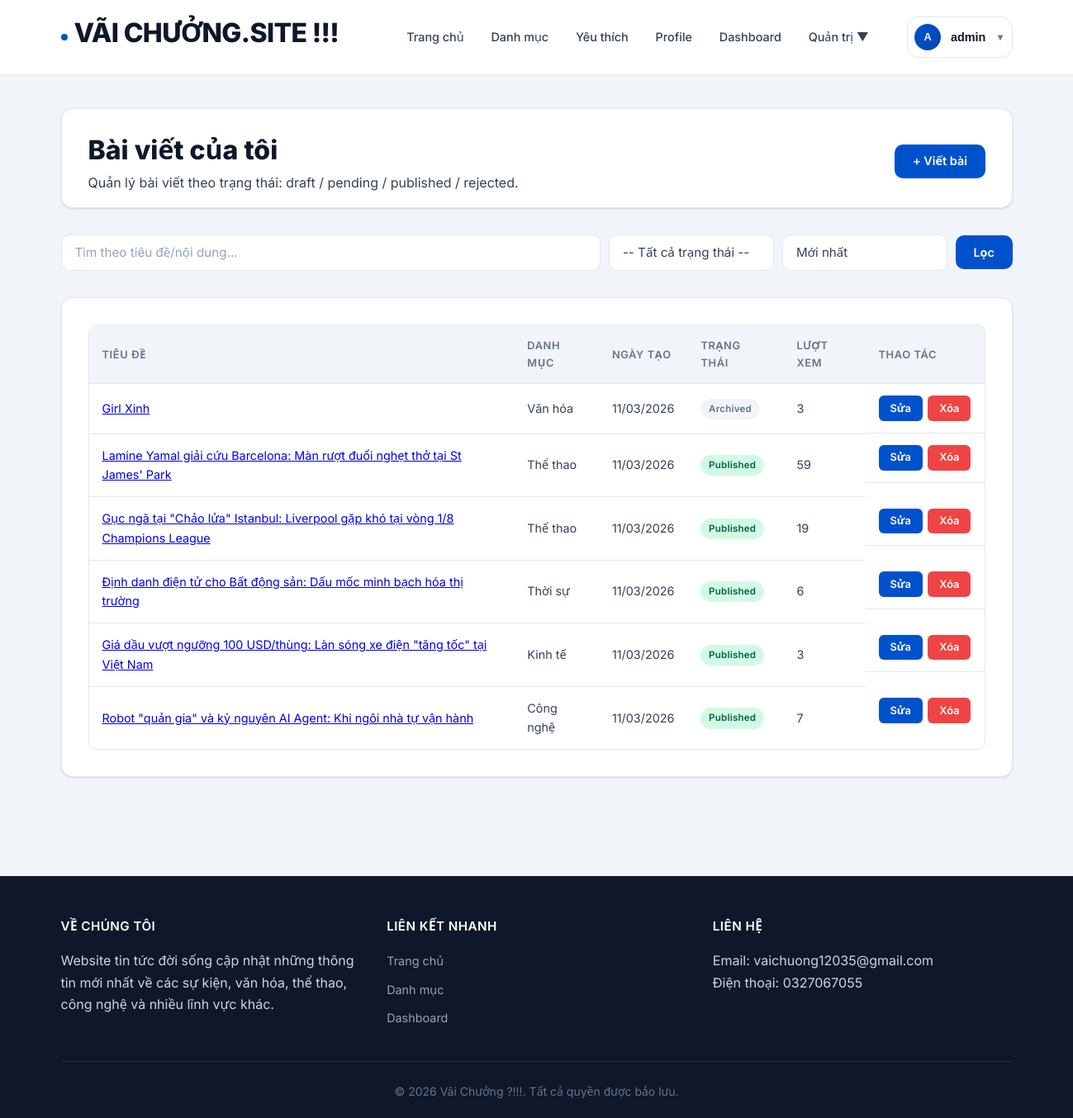
The app's page /dashboard/articles (signed in), older data.
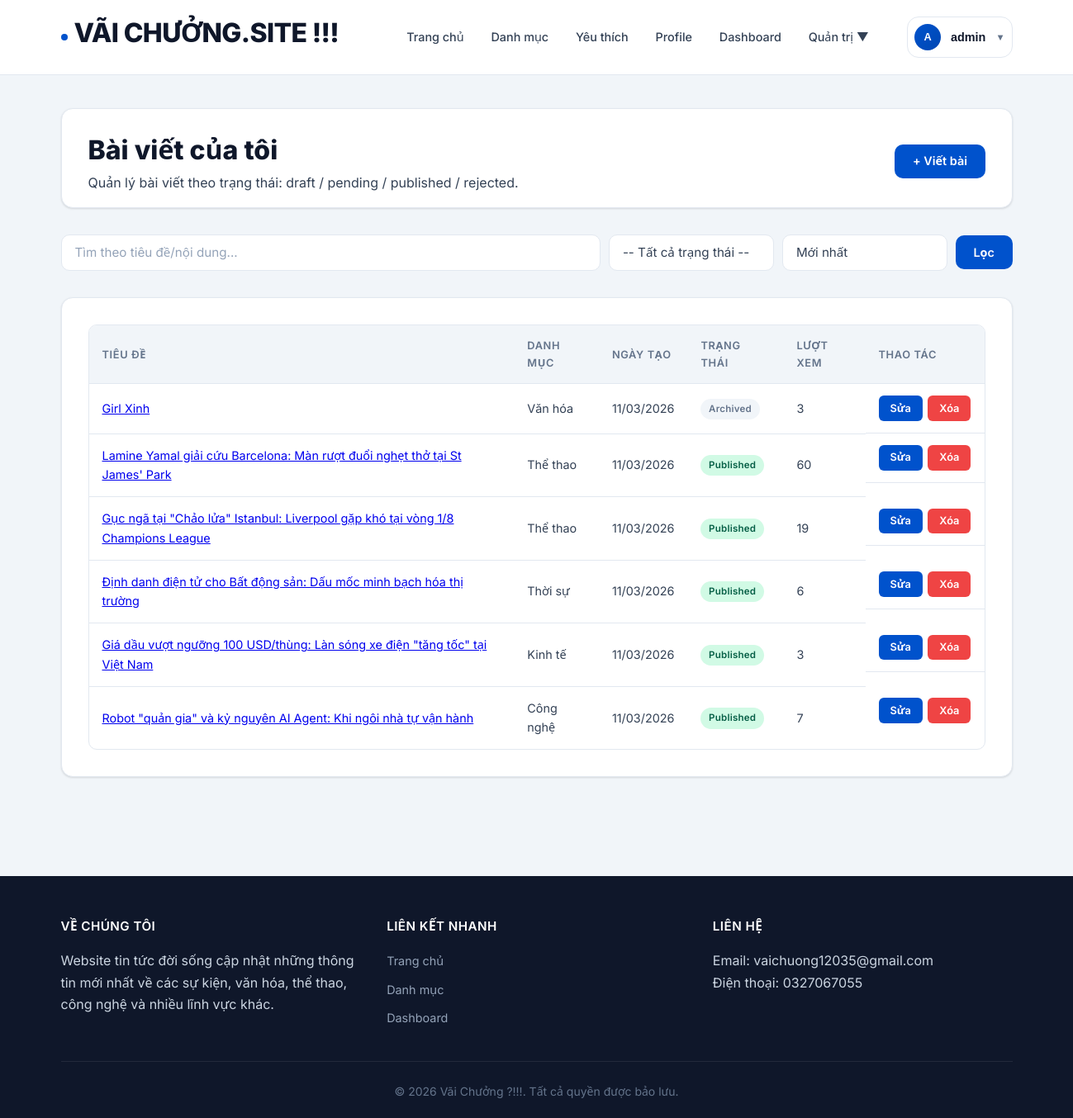
The same page, newer data.
### newsapp/models.py (models this page shows)
class Article(db.Model):
    __tablename__ = "articles"
    id = db.Column(db.Integer, primary_key=True)
    title = db.Column(db.String(200), nullable=False, index=True)
    content = db.Column(db.Text, nullable=False)
    excerpt = db.Column(db.String(500))
    image_ref = db.Column(db.String(500))
    status = db.Column(db.String(20), nullable=False, default=ArticleStatus.DRAFT, index=True)
    review_note = db.Column(db.String(500))
    created_at = db.Column(db.DateTime, default=datetime.utcnow, nullable=False, index=True)
    updated_at = db.Column(db.DateTime, default=datetime.utcnow, onupdate=datetime.utcnow, nullable=False)
    published_at = db.Column(db.DateTime)
    views = db.Column(db.Integer, default=0, nullable=False)
    audio_ref = db.Column(db.String(500))  # static-relative path to generated audio
    audio_duration = db.Column(db.Integer)  # seconds, optional
    summary_text = db.Column(db.Text)
    user_id = db.Column(db.Integer, db.ForeignKey("users.id"), nullable=False, index=True)
    category_id = db.Column(db.Integer, db.ForeignKey("categories.id"), nullable=False, index=True)
    author = db.relationship("User", back_populates="articles")
    category = db.relationship("Category", back_populates="articles")
    comments = db.relationship(
        "Comment", back_populates="article", lazy=True, order_by="Comment.created_at.desc()"
    )
    favorites = db.relationship("Favorite", back_populates="article", lazy=True)

class Category(db.Model):
    __tablename__ = "categories"
    id = db.Column(db.Integer, primary_key=True)
    name = db.Column(db.String(100), unique=True, nullable=False, index=True)
    description = db.Column(db.Text)
    active = db.Column(db.Boolean, nullable=False, default=True, index=True)
    created_at = db.Column(db.DateTime, default=datetime.utcnow, nullable=False)
    articles = db.relationship("Article", back_populates="category", lazy=True)

### newsapp/controllers/dashboard_controller.py (the view)
@bp.route("/articles")
@login_required
def my_articles():
    user = get_current_user()
    assert user is not None
    q = (request.args.get("q") or "").strip()
    status = request.args.get("status") or ""
    sort = request.args.get("sort") or "newest"
    query = Article.query.filter(Article.user_id == user.id)
    if status in ArticleStatus.ALL:
        query = query.filter(Article.status == status)
    if q:
        like = f"%{q}%"
        query = query.filter(or_(Article.title.ilike(like), Article.excerpt.ilike(like), Article.content.ilike(like)))
    if sort == "oldest":
        query = query.order_by(Article.created_at.asc())
    elif sort == "views":
        query = query.order_by(Article.views.desc(), Article.created_at.desc())
    else:
        query = query.order_by(Article.created_at.desc())
    articles = query.all()
    return render_template("dashboard/articles.html", user=user, articles=articles, q=q, status=status, sort=sort)

### newsapp/utils/auth.py (called while the page is built)
def get_current_user() -> User | None:
    if hasattr(g, "current_user"):
        return cast(User | None, g.current_user)
    user_id = session.get("user_id")
    if not user_id:
        g.current_user = None
        return None
    user = db.session.get(User, int(user_id))
    g.current_user = user
    return user

def login_required(fn: F) -> F:
    @wraps(fn)
    def wrapper(*args, **kwargs):
        user = get_current_user()
        if not user:
            flash("Vui lòng đăng nhập để truy cập!", "error")
            return redirect(url_for("auth.login"))
        if not user.active:
            session.clear()
            flash("Tài khoản đang bị khóa / không hoạt động.", "error")
            return redirect(url_for("auth.login"))
        return fn(*args, **kwargs)
    return cast(F, wrapper)

### newsapp/templates/dashboard/articles.html (shortened to what this page needs)
{% extends "base.html" %}
{% block content %}
<div class="container">
    <div class="dashboard-header">
        <div>
            <h1>Bài viết của tôi</h1>
            <p>Quản lý bài viết theo trạng thái: draft / pending / published / rejected.</p>
        </div>
        <div class="dashboard-actions">
            <a href="{{ url_for('dashboard.create_article') }}" class="btn btn-primary">+ Viết bài</a>
        </div>
    </div>
    <section class="search-section">
        <form method="GET" action="{{ url_for('dashboard.my_articles') }}" class="search-form">
            <input type="text" name="q" placeholder="Tìm theo tiêu đề/nội dung..." value="{{ q or '' }}">
            <select name="status">
                <option value="">-- Tất cả trạng thái --</option>
            </select>
            <select name="sort">
                <option value="newest" {% if sort == 'newest' %}selected{% endif %}>Mới nhất</option>
            </select>
            <button type="submit" class="btn btn-primary">Lọc</button>
        </form>
    </section>
    <div class="dashboard-articles">
        {% if articles %}
        <div class="articles-table">
            <table>
                <thead>
                    <tr>
                        <th>Tiêu đề</th>
                        <th>Danh mục</th>
                        <th>Ngày tạo</th>
                        <th>Trạng thái</th>
                        <th>Lượt xem</th>
                        <th>Thao tác</th>
                    </tr>
                </thead>
                <tbody>
                    {% for article in articles %}
                    <tr>
                        <td>
                            <a href="{{ url_for('main.article_detail', article_id=article.id) }}">{{ article.title }}</a>
                        </td>
                        <td>{{ article.category.name }}</td>
                        <td>{{ article.created_at.strftime('%d/%m/%Y') }}</td>
                        <td>
                            <span class="badge badge-status badge-{{ article.status }}">{{ article.status }}</span>
                        </td>
                        <td>{{ article.views }}</td>
                        <td class="actions">
                            <a href="{{ url_for('dashboard.edit_article', article_id=article.id) }}" class="btn btn-sm btn-primary">Sửa</a>
                            <form method="POST" action="{{ url_for('dashboard.delete_article', article_id=article.id) }}" style="display:inline;" onsubmit="return confirm('Xóa bài viết này?');">
                                <button type="submit" class="btn btn-sm btn-danger">Xóa</button>
                            </form>
                        </td>
                    </tr>
                    {% endfor %}
                </tbody>
            </table>
        </div>
        {% else %}
        <p class="no-articles">Chưa có bài viết nào. <a href="{{ url_for('dashboard.create_article') }}">Viết bài đầu tiên</a></p>
        {% endif %}
    </div>
</div>
{% endblock %}

Row changes from the older to the newer data that the page shows:
changed Article "Lamine Yamal giải cứu Barcelona: Màn rượt đuổi nghẹt thở tại St James' Park": views "59" → "60"
